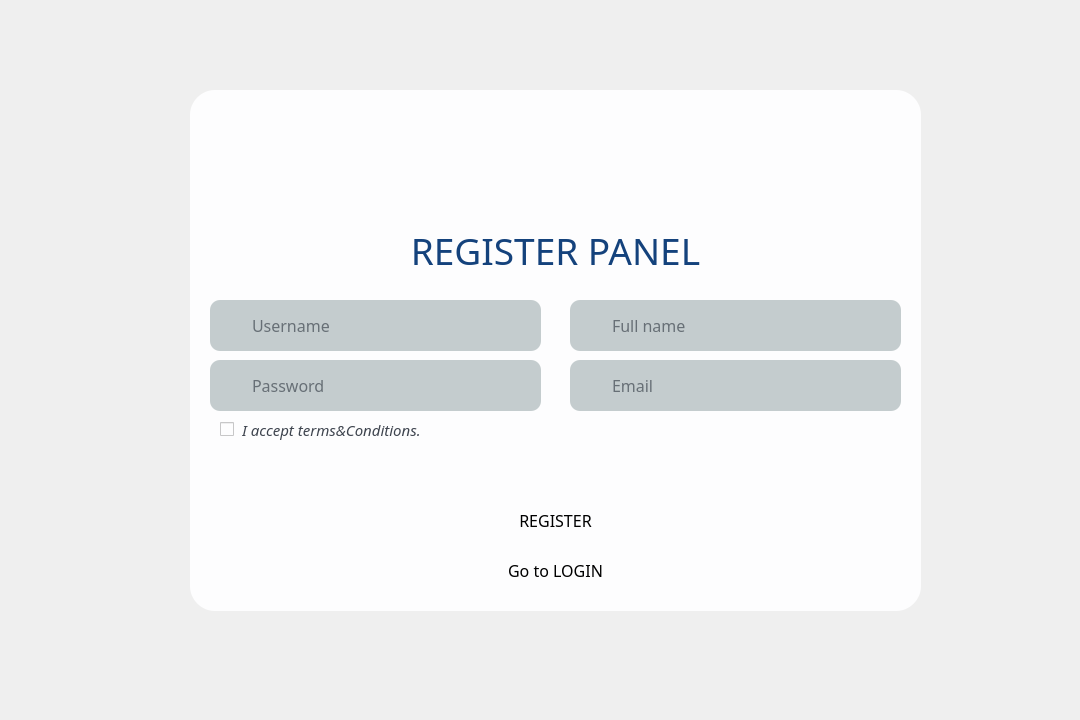
<?xml version="1.0" encoding="UTF-8"?>
<ui version="4.0">
 <class>RegisterForm</class>
 <widget class="QDialog" name="RegisterForm">
  <property name="geometry">
   <rect>
    <x>0</x>
    <y>0</y>
    <width>1080</width>
    <height>720</height>
   </rect>
  </property>
  <property name="maximumSize">
   <size>
    <width>1080</width>
    <height>16777215</height>
   </size>
  </property>
  <property name="windowTitle">
   <string>ATOMIC Code Register panel</string>
  </property>
  <property name="windowIcon">
   <iconset>
    <normaloff>../assets/atomic_login_iconArtboard 7.png</normaloff>../assets/atomic_login_iconArtboard 7.png</iconset>
  </property>
  <property name="styleSheet">
   <string notr="true">background-color: qlineargradient(spread:pad, x1:0, y1:0, x2:1, y2:1, stop:0 rgba(54, 103, 176, 255), stop:1 rgba(20, 66, 124, 255));

QPushButton
{
	background-color:rgb(255, 255, 255);
	border: 2px solid rgb(0, 0, 127);
}</string>
  </property>
  <widget class="QFrame" name="frame">
   <property name="enabled">
    <bool>true</bool>
   </property>
   <property name="geometry">
    <rect>
     <x>190</x>
     <y>90</y>
     <width>731</width>
     <height>521</height>
    </rect>
   </property>
   <property name="styleSheet">
    <string notr="true">background-color: #fdfdfe;
border-radius: 25px;
</string>
   </property>
   <property name="frameShape">
    <enum>QFrame::StyledPanel</enum>
   </property>
   <property name="frameShadow">
    <enum>QFrame::Raised</enum>
   </property>
   <widget class="QLabel" name="label">
    <property name="enabled">
     <bool>true</bool>
    </property>
    <property name="geometry">
     <rect>
      <x>310</x>
      <y>20</y>
      <width>100</width>
      <height>100</height>
     </rect>
    </property>
    <property name="minimumSize">
     <size>
      <width>0</width>
      <height>0</height>
     </size>
    </property>
    <property name="styleSheet">
     <string notr="true">background: transparent;</string>
    </property>
    <property name="text">
     <string/>
    </property>
    <property name="textFormat">
     <enum>Qt::AutoText</enum>
    </property>
    <property name="pixmap">
     <pixmap>../assets/Artboard 5.png</pixmap>
    </property>
    <property name="scaledContents">
     <bool>true</bool>
    </property>
   </widget>
   <widget class="QPushButton" name="pushButton_2">
    <property name="geometry">
     <rect>
      <x>20</x>
      <y>460</y>
      <width>691</width>
      <height>41</height>
     </rect>
    </property>
    <property name="font">
     <font>
      <family>Poppins Medium</family>
      <pointsize>12</pointsize>
     </font>
    </property>
    <property name="cursor">
     <cursorShape>PointingHandCursor</cursorShape>
    </property>
    <property name="styleSheet">
     <string notr="true">
QPushButton
{
	background-color: #fdfdfe;
	color : #14427c;
	border: 2px solid #14427c;
	border-radius: 10px;
}
QPushButton:hover {
	color : #3667b0;
	border: 2px solid  #3667b0;
};
</string>
    </property>
    <property name="text">
     <string>Go to LOGIN</string>
    </property>
   </widget>
   <widget class="QPushButton" name="pushButton_3">
    <property name="geometry">
     <rect>
      <x>20</x>
      <y>410</y>
      <width>691</width>
      <height>41</height>
     </rect>
    </property>
    <property name="font">
     <font>
      <family>Poppins Medium</family>
      <pointsize>12</pointsize>
     </font>
    </property>
    <property name="cursor">
     <cursorShape>PointingHandCursor</cursorShape>
    </property>
    <property name="styleSheet">
     <string notr="true">QPushButton
{
	background-color: #14427c;
	color : #fdfdfe;
	border-radius: 10px;
}
QPushButton:hover {
	background-color: #3667b0;
	color : #fdfdfe;
};

</string>
    </property>
    <property name="text">
     <string>REGISTER</string>
    </property>
   </widget>
   <widget class="QLineEdit" name="lineEdit_2">
    <property name="geometry">
     <rect>
      <x>20</x>
      <y>210</y>
      <width>331</width>
      <height>51</height>
     </rect>
    </property>
    <property name="font">
     <font>
      <family>Poppins Medium</family>
      <pointsize>12</pointsize>
     </font>
    </property>
    <property name="styleSheet">
     <string notr="true">border-radius: 10px;
background-color: #c4ccce;
color: #09111d;
padding-left: 40px;
</string>
    </property>
    <property name="maxLength">
     <number>15</number>
    </property>
    <property name="placeholderText">
     <string>Username</string>
    </property>
   </widget>
   <widget class="QLabel" name="label_3">
    <property name="geometry">
     <rect>
      <x>0</x>
      <y>110</y>
      <width>731</width>
      <height>101</height>
     </rect>
    </property>
    <property name="font">
     <font>
      <family>Semakin</family>
      <pointsize>28</pointsize>
     </font>
    </property>
    <property name="styleSheet">
     <string notr="true">background-color: rgba(0,0,0,0);
color : #14427c;</string>
    </property>
    <property name="text">
     <string>REGISTER PANEL</string>
    </property>
    <property name="alignment">
     <set>Qt::AlignCenter</set>
    </property>
   </widget>
   <widget class="QLabel" name="label_4">
    <property name="geometry">
     <rect>
      <x>27</x>
      <y>220</y>
      <width>31</width>
      <height>31</height>
     </rect>
    </property>
    <property name="styleSheet">
     <string notr="true">background-color: transparent;</string>
    </property>
    <property name="text">
     <string/>
    </property>
    <property name="pixmap">
     <pixmap>../assets/atomic_ICONS_blueOnlyArtboard 15.png</pixmap>
    </property>
    <property name="scaledContents">
     <bool>true</bool>
    </property>
   </widget>
   <widget class="QLineEdit" name="lineEdit_3">
    <property name="geometry">
     <rect>
      <x>20</x>
      <y>270</y>
      <width>331</width>
      <height>51</height>
     </rect>
    </property>
    <property name="font">
     <font>
      <family>Poppins Medium</family>
      <pointsize>12</pointsize>
      <italic>false</italic>
     </font>
    </property>
    <property name="styleSheet">
     <string notr="true">border-radius: 10px;
background-color: #c4ccce;
color: #09111d;
padding-left: 40px;
</string>
    </property>
    <property name="maxLength">
     <number>15</number>
    </property>
    <property name="echoMode">
     <enum>QLineEdit::Password</enum>
    </property>
    <property name="placeholderText">
     <string>Password</string>
    </property>
   </widget>
   <widget class="QLabel" name="label_5">
    <property name="geometry">
     <rect>
      <x>27</x>
      <y>280</y>
      <width>31</width>
      <height>31</height>
     </rect>
    </property>
    <property name="styleSheet">
     <string notr="true">background-color: transparent;</string>
    </property>
    <property name="text">
     <string/>
    </property>
    <property name="pixmap">
     <pixmap>../assets/atomic_ICONS_blueOnlyArtboard 16.png</pixmap>
    </property>
    <property name="scaledContents">
     <bool>true</bool>
    </property>
   </widget>
   <widget class="QCheckBox" name="checkBox">
    <property name="geometry">
     <rect>
      <x>30</x>
      <y>329</y>
      <width>16</width>
      <height>20</height>
     </rect>
    </property>
    <property name="font">
     <font>
      <family>Poppins</family>
      <pointsize>11</pointsize>
     </font>
    </property>
    <property name="cursor">
     <cursorShape>PointingHandCursor</cursorShape>
    </property>
    <property name="styleSheet">
     <string notr="true">color: 09111d;
border-radius: 12px;</string>
    </property>
    <property name="text">
     <string/>
    </property>
   </widget>
   <widget class="QLabel" name="label_7">
    <property name="geometry">
     <rect>
      <x>52</x>
      <y>330</y>
      <width>221</width>
      <height>20</height>
     </rect>
    </property>
    <property name="font">
     <font>
      <family>Poppins Medium</family>
      <pointsize>11</pointsize>
      <italic>true</italic>
     </font>
    </property>
    <property name="styleSheet">
     <string notr="true">color: rgba(9,17,29,200);</string>
    </property>
    <property name="text">
     <string>I accept terms&amp;Conditions.</string>
    </property>
   </widget>
   <widget class="QToolButton" name="toolButton">
    <property name="geometry">
     <rect>
      <x>310</x>
      <y>280</y>
      <width>31</width>
      <height>31</height>
     </rect>
    </property>
    <property name="styleSheet">
     <string notr="true">background-color: transparent;</string>
    </property>
    <property name="text">
     <string/>
    </property>
    <property name="icon">
     <iconset>
      <normaloff>../assets/atomic_ICONS_blueOnlyArtboard 13.png</normaloff>../assets/atomic_ICONS_blueOnlyArtboard 13.png</iconset>
    </property>
    <property name="iconSize">
     <size>
      <width>31</width>
      <height>31</height>
     </size>
    </property>
   </widget>
   <widget class="QToolButton" name="toolButton_2">
    <property name="geometry">
     <rect>
      <x>310</x>
      <y>280</y>
      <width>31</width>
      <height>31</height>
     </rect>
    </property>
    <property name="styleSheet">
     <string notr="true">background-color: transparent;</string>
    </property>
    <property name="text">
     <string/>
    </property>
    <property name="icon">
     <iconset>
      <normaloff>../assets/atomic_ICONS_blueOnlyArtboard 14.png</normaloff>../assets/atomic_ICONS_blueOnlyArtboard 14.png</iconset>
    </property>
    <property name="iconSize">
     <size>
      <width>31</width>
      <height>31</height>
     </size>
    </property>
   </widget>
   <widget class="QLineEdit" name="lineEdit">
    <property name="geometry">
     <rect>
      <x>22</x>
      <y>360</y>
      <width>681</width>
      <height>31</height>
     </rect>
    </property>
    <property name="font">
     <font>
      <family>Poppins Medium</family>
      <pointsize>11</pointsize>
     </font>
    </property>
    <property name="cursor">
     <cursorShape>ArrowCursor</cursorShape>
    </property>
    <property name="styleSheet">
     <string notr="true">background-color:#fdfdfe;
	color: #dd4a4a;	</string>
    </property>
    <property name="text">
     <string/>
    </property>
    <property name="alignment">
     <set>Qt::AlignCenter</set>
    </property>
    <property name="readOnly">
     <bool>true</bool>
    </property>
   </widget>
   <widget class="QLineEdit" name="lineEdit_4">
    <property name="geometry">
     <rect>
      <x>380</x>
      <y>210</y>
      <width>331</width>
      <height>51</height>
     </rect>
    </property>
    <property name="font">
     <font>
      <family>Poppins Medium</family>
      <pointsize>12</pointsize>
     </font>
    </property>
    <property name="styleSheet">
     <string notr="true">border-radius: 10px;
background-color: #c4ccce;
color: #09111d;
padding-left: 40px;
</string>
    </property>
    <property name="maxLength">
     <number>15</number>
    </property>
    <property name="placeholderText">
     <string>Full name</string>
    </property>
   </widget>
   <widget class="QLineEdit" name="lineEdit_5">
    <property name="geometry">
     <rect>
      <x>380</x>
      <y>270</y>
      <width>331</width>
      <height>51</height>
     </rect>
    </property>
    <property name="font">
     <font>
      <family>Poppins Medium</family>
      <pointsize>12</pointsize>
     </font>
    </property>
    <property name="styleSheet">
     <string notr="true">border-radius: 10px;
background-color: #c4ccce;
color: #09111d;
padding-left: 40px;
</string>
    </property>
    <property name="maxLength">
     <number>27</number>
    </property>
    <property name="placeholderText">
     <string>Email</string>
    </property>
   </widget>
   <widget class="QLabel" name="label_6">
    <property name="geometry">
     <rect>
      <x>386</x>
      <y>280</y>
      <width>31</width>
      <height>31</height>
     </rect>
    </property>
    <property name="styleSheet">
     <string notr="true">background-color: transparent;</string>
    </property>
    <property name="text">
     <string/>
    </property>
    <property name="pixmap">
     <pixmap>../assets/atomic_ICONArtboard 18.png</pixmap>
    </property>
    <property name="scaledContents">
     <bool>true</bool>
    </property>
   </widget>
   <widget class="QLabel" name="label_8">
    <property name="geometry">
     <rect>
      <x>386</x>
      <y>220</y>
      <width>31</width>
      <height>31</height>
     </rect>
    </property>
    <property name="styleSheet">
     <string notr="true">background-color: transparent;</string>
    </property>
    <property name="text">
     <string/>
    </property>
    <property name="pixmap">
     <pixmap>../assets/atomic_ICONS_blueOnlyArtboard 15.png</pixmap>
    </property>
    <property name="scaledContents">
     <bool>true</bool>
    </property>
   </widget>
  </widget>
  <widget class="QLabel" name="label_2">
   <property name="enabled">
    <bool>true</bool>
   </property>
   <property name="geometry">
    <rect>
     <x>0</x>
     <y>0</y>
     <width>1080</width>
     <height>720</height>
    </rect>
   </property>
   <property name="styleSheet">
    <string notr="true"/>
   </property>
   <property name="text">
    <string/>
   </property>
   <property name="pixmap">
    <pixmap>../assets/atomic_logo_background_effect_white_5Artboard 1.png</pixmap>
   </property>
   <property name="scaledContents">
    <bool>false</bool>
   </property>
  </widget>
  <zorder>label_2</zorder>
  <zorder>frame</zorder>
 </widget>
 <resources/>
 <connections/>
</ui>
